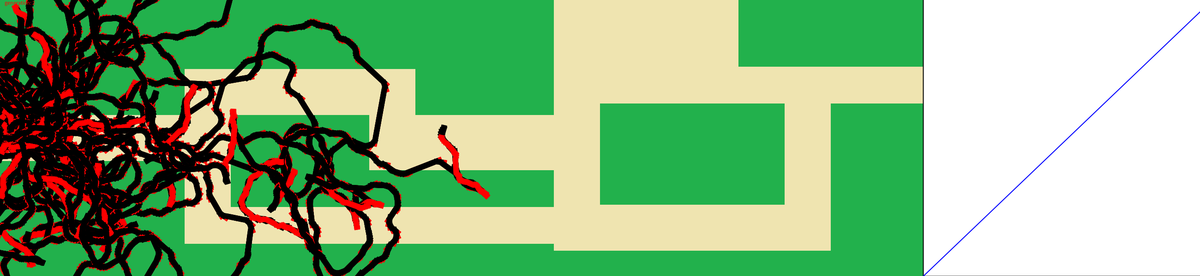
Frame 1 (no input)
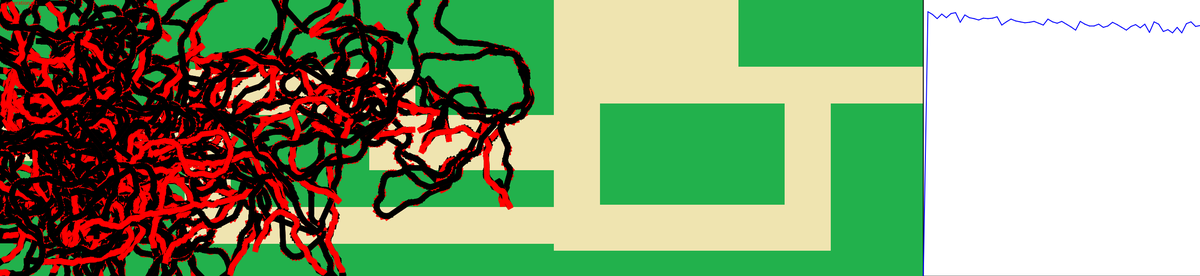
Frame 60 (the mouse pressed at the canvas centre just before this capture)
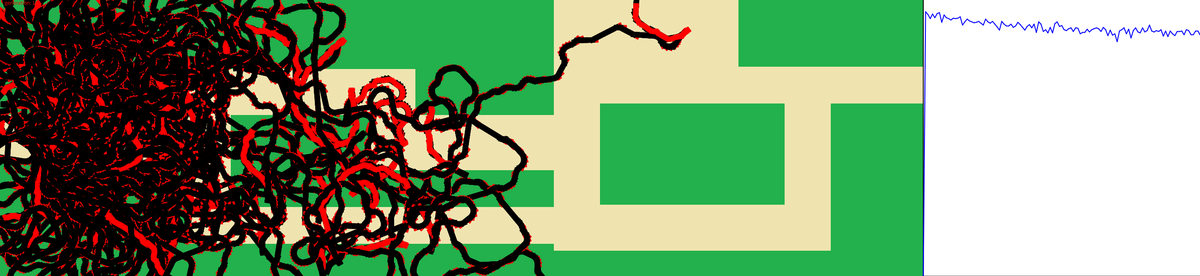
Frame 120 (the mouse held since frame 60 and released just before this capture)

The Processing sketch that drew these frames (run headless with seeded random() and noise(); from frame 60 on, the mouse is pressed at the canvas centre):

// Processing sketch: carsnotime
// ── carsnotime.pde
// Car car;
ArrayList<Car> oldGen, newGen;
ArrayList<ArrayList<Car>> pastGens;
float[] probs, avgScore;
int gens, curGen, geneLength, milliCheck;
float[][] rectList;
float mutChance;
boolean kp;

void setup() {
  size(2600, 600);
  noStroke();
    
  geneLength = 1000;
  milliCheck = 10;
  mutChance = 0.5;
  
  kp = true;
  rectList = new float[][]{
    {0, height/2 - 50, (width - height)/5, 100},
    {(width - height)/5, height/4, 100, height/2},
    {(width - height)/5 + 100, height/4, (width - height)/5, 100},
    {2 * (width - height)/5, height/4 + 100, (width - height)/5, 120},
    {(width - height)/5, 3 * height/4, 2 * (width - height)/5, 80},
    {3 * (width - height)/5, height * 3 / 8, 100, height/2},
    {3 * (width - height)/5, 0, (width - height)/5, height * 3 / 8},
    {4 * (width - height)/5, height * 3 / 8 - 80, (width - height)/5, 80},
    {3 * (width - height)/5, height * 7 / 8 - 80, 3 * (width - height)/10, 100},
    {9 * (width - height)/10 - 100, height * 3 / 8, 100, height/2}
  };
  oldGen = new ArrayList<Car>();
  pastGens = new ArrayList<ArrayList<Car>>();
  avgScore = new float[]{0};
  for (int i = 0; i < 100; i++) {
    oldGen.add(new Car());
    oldGen.get(i).init();
  }
  curGen = 1;
  gens = 5000;
}

void draw() {
  background(34, 177, 76);
  fill(239, 228, 176);
  for (int i = 0; i < rectList.length; i++) {
    rect(rectList[i][0], rectList[i][1], rectList[i][2], rectList[i][3]);
  }
  if (curGen <= gens) {
    for (int i = 0; i < oldGen.size(); i++) {
      oldGen.get(i).run();
    }
    generation();
    text("generation: " + curGen, 10, 10);
  } else {
    text("done", 10, 10);
  }
  averageScores();
}

void keyPressed() {
  kp = !kp;
}

void averageScores() {

  pushMatrix();
  translate(width - height, 0);
  int maxScore = (width - height) * 1000 + geneLength * 30;
  fill(255);
  rect(0, 0, height, height);
  stroke(0);
  strokeWeight(2);
  line(0, 0, 0, height);
  line(0, height, height, height);
  if (avgScore.length > 1) {
    for (int i = 0; i < avgScore.length - 1; i++) {
      stroke(0, 0, 255);
      line(i * height / (avgScore.length - 1), height - avgScore[i] / maxScore * height, (i + 1) * height / (avgScore.length - 1), height - avgScore[i + 1] / maxScore * height);
    }
  }
  /*
  if (avgScore.length > height) {
    for (int i = 0; i < height; i++) {
      stroke(0, 0, 255);
      line(i, height - avgScore[i * (avgScore.length - 1) / height] / maxScore * height, i + 1, height - avgScore[(i + 1) * (avgScore.length - 1) / height] / maxScore * height);
    }
  }
  */
  popMatrix();
  noStroke();
}

void generation() {
  probs = new float[oldGen.size()];
  newGen = new ArrayList<Car>();
  float sumProbs = 0;
  for (int i = 0; i < oldGen.size(); i++) {
    probs[i] = 1 / oldGen.get(i).score;
    sumProbs += probs[i];
  }
  for (int i = 0; i < probs.length; i++) {
    probs[i] = probs[i] / sumProbs;
  }
  for (int i = 0; i < probs.length; i++) {
    newGen.add(new Car());
    for (int j = 0; j < newGen.get(i).steps.length; j++) {
      float findProbs = 0;
      int foundProbs = 0;
      float randProbs = random(0.01, 0.99);
      for (int k = 0; findProbs <= randProbs; k++) {
        findProbs += probs[k];
        foundProbs = k;
      }
      if (random(0, 1) <= mutChance / 100) {
        newGen.get(i).steps[j] = new int[]{int(random(10, 30)), int(random(-2, 2)), int(random(-2, 2))};
      }
      else {
        newGen.get(i).steps[j] = oldGen.get(foundProbs).steps[j];
      }
      newGen.get(i).sumArray += newGen.get(i).steps[j][0];
    }
  }
  float avgSc = 0;
  for (int i = 0; i < oldGen.size(); i++) {
    avgSc += oldGen.get(i).score;
  }
  avgSc = avgSc / oldGen.size();
  avgScore = append(avgScore, avgSc);
  //pastGens.add(oldGen);
  oldGen = newGen;
  curGen++;
}

class Car {
  
  int[][] steps;
  float dist, vmag, score, scalar;
  PVector pos, vdir;
  int[] action;
  int sumArray, timeWent;
  boolean doOnce, notAtEnd;
  
  Car() {
    steps = new int[geneLength][3];
    dist = 0.0;
    sumArray = 0;
    pos = new PVector(20, height/2);
    vdir = new PVector(1.0, 0.0);
    vmag = 0;
    action = new int[3];
    doOnce = true;
    notAtEnd = true;
    score = (width - height) * 1000 + geneLength * 30;
    scalar = 1;
  }
    
  void init() {
    for (int i = 0; i < steps.length; i++) {
      steps[i][0] = int(random(10, 30));
      steps[i][1] = int(random(-2, 2));
      steps[i][2] = int(random(-2, 2));
      sumArray += steps[i][0];
    }
  }
  
  void run() {
    
    for (int timeGo = 0; timeGo < sumArray && notAtEnd; timeGo += milliCheck) {
      int timePassed = 0;
      timeWent = timeGo;
      for (int i = 0; timePassed <= timeGo && i < steps.length; i++) {
        timePassed += steps[i][0];
        action = steps[i];
      }
      this.takeAction();
      if(kp) {
        this.drawCar();
      }
    }
    this.submitScore();
  }
  
  void takeAction() {
    this.inOneRect(rectList);
    vdir.rotate(0.05 * action[2] * vmag * scalar);
    vmag = constrain(vmag + action[1], -5, 10);
    PVector vel = PVector.mult(vdir, vmag * scalar);
    pos.add(vel);
    this.onBound();
  }
  
  void onBound() {
    if (pos.x < 0) {
      pos.x = 0;
      notAtEnd = false;
    } 
    else if (pos.x > width - height) {
      pos.x = width - height;
      notAtEnd = false;
    }
    if (pos.y < 0) {
      pos.y = 0;
      notAtEnd = false;
    } 
    else if (pos.y > height) {
      pos.y = height;
      notAtEnd = false;
    }
    
  }
  
  boolean inRect(float x, float y, float xdist, float ydist) {
    if( x <= pos.x && pos.x <= x + xdist && y <= pos.y && pos.y <= y + ydist) {
      return true;
    } else {
      return false;
    }
  }
  
 void inOneRect(float[][] list) {
   boolean inARect = false;
    for (int i = 0; i < list.length; i++) {
      if (inRect(list[i][0], list[i][1], list[i][2], list[i][3])) {
        inARect = true;
      }
    }
    if (inARect) {
      scalar = 1;
    } else {
      scalar = 0.5;
    }
  }

  void drawCar() {
    pushMatrix();
    translate(pos.x, pos.y);
    rotate(vdir.heading());
    fill(0);
    rect(-14, -6, 21, 12);
    fill(255, 0, 0);
    rect(7, -6, 7, 12);
    popMatrix();
  }
  
  void submitScore() {
    dist = width - height - pos.x;
    if (pos.x == 0) {
      score = float(timeWent);
    } else {
      score = float(sumArray);
    }
    score += dist * 1000;
  }
  
}
